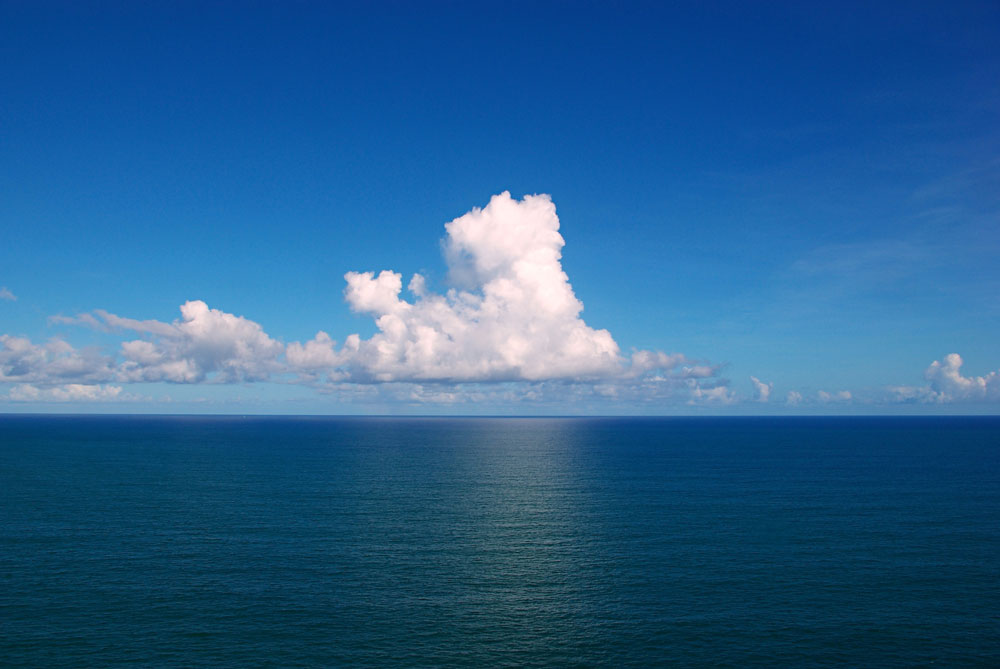
#> input picture images/ocean_day.jpg, 1000 x 669 px
$ python sample.py
#> lines starting #> are read from the running program, lines starting #| are printed output that depends on the picture
import numpy as np
import cv2
import matplotlib.pyplot as plt
import time

# [51 lines left out: function rgb2lab, not called in this run]


def color_transfer_orginal(source, target, clip=True, preserve_paper=True):
    """
    Color transfer the image's colour characteristics from target into source.
    Converting color space with OpenCV package.

    :param source: source image in Numpy array datatype
    :param target: target image in Numpy array datatype
    :param preserve_paper: scale by the standard deviations in boolean datatype
            (statistics and color correction section on the paper)
    :param clip: scale down the color brightness in boolean datatype

    :return:

    clip: Should components of L*a*b* image be scaled by np.clip before
    	converting back to BGR color space?
    	If False then components will be min-max scaled appropriately.
    	Clipping will keep target image brightness truer to the input.
    	Scaling will adjust image brightness to avoid washed out portions
    	in the resulting color transfer that can be caused by clipping.
    preserve_paper: Should color transfer strictly follow methodology
    	layed out in original paper? The method does not always produce
    	aesthetically pleasing results.
    	If False then L*a*b* components will scaled using the reciprocal of
    	the scaling factor proposed in the paper.  This method seems to produce
    	more consistently aesthetically pleasing results
    Returns:
    transfer = NumPy array
    	OpenCV image (w, h, 3) NumPy array (uint8)
    """
    # convert the images from the RGB to L*ab* color space, being
    # sure to utilizing the floating point data type (note: OpenCV
    # expects floats to be 32-bit, so use that instead of 64-bit)
    source = cv2.cvtColor(source, cv2.COLOR_BGR2LAB).astype("float32")
    target = cv2.cvtColor(target, cv2.COLOR_BGR2LAB).astype("float32")

    # compute color statistics for the source and target images
    (lMeanSrc, lStdSrc, aMeanSrc, aStdSrc, bMeanSrc, bStdSrc) = image_stats(source)
    (lMeanTar, lStdTar, aMeanTar, aStdTar, bMeanTar, bStdTar) = image_stats(target)

    # subtract the means from the target image
    (l, a, b) = cv2.split(target)
    l -= lMeanTar
    a -= aMeanTar
    b -= bMeanTar

    if preserve_paper:
        # scale by the standard deviations using paper proposed factor
        l = (lStdTar / lStdSrc) * l
        a = (aStdTar / aStdSrc) * a
        b = (bStdTar / bStdSrc) * b
    else:
        # scale by the standard deviations using reciprocal of paper proposed factor
        l = (lStdSrc / lStdTar) * l
        a = (aStdSrc / aStdTar) * a
        b = (bStdSrc / bStdTar) * b

    # add in the source mean
    l += lMeanSrc
    a += aMeanSrc
    b += bMeanSrc

    # clip/scale the pixel intensities to [0, 255] if they fall outside this range
    l = _scale_array(l, clip=clip)
    a = _scale_array(a, clip=clip)
    b = _scale_array(b, clip=clip)

    # merge the channels together and convert back to the RGB color
    # space, being sure to utilize the 8-bit unsigned integer data
    # type
    transfer = cv2.merge([l, a, b])
    transfer = cv2.cvtColor(transfer.astype("uint8"), cv2.COLOR_LAB2BGR)

    # return the color transferred image
    return transfer


def image_stats(image):
    """
	Parameters:
	-------
	image: NumPy array
		OpenCV image in L*a*b* color space
	Returns:
	-------
	Tuple of mean and standard deviations for the L*, a*, and b*
	channels, respectively
	"""
    # compute the mean and standard deviation of each channel
    (l, a, b) = cv2.split(image)
    (lMean, lStd) = (l.mean(), l.std())
    (aMean, aStd) = (a.mean(), a.std())
    (bMean, bStd) = (b.mean(), b.std())

    # return the color statistics
    return (lMean, lStd, aMean, aStd, bMean, bStd)


# [26 lines left out: function _min_max_scale, not called in this run]


def _scale_array(arr, clip=True):
    """
	Trim NumPy array values to be in [0, 255] range with option of
	clipping or scaling.
	Parameters:
	-------
	arr: array to be trimmed to [0, 255] range
	clip: should array be scaled by np.clip? if False then input
		array will be min-max scaled to range
		[max([arr.min(), 0]), min([arr.max(), 255])]
	Returns:
	-------
	NumPy array that has been scaled to be in [0, 255] range
	"""
    if clip:
        scaled = np.clip(arr, 0, 255)
    else:
        scale_range = (max([arr.min(), 0]), min([arr.max(), 255]))
        scaled = _min_max_scale(arr, new_range=scale_range)

    return scaled

source_path = "images/ocean_day.jpg"
target_path = "images/ocean_sunset.jpg"
transfer_path = "images/transfer.png"
# source_path = "images/autumn.jpg"
# target_path = "images/fallingwater.jpg"
source = cv2.imread(source_path, cv2.IMREAD_COLOR)
#> source is the input picture: shape (669, 1000, 3); mean B, G, R 143.2, 96.6, 41.3
target = cv2.imread(target_path, cv2.IMREAD_COLOR)
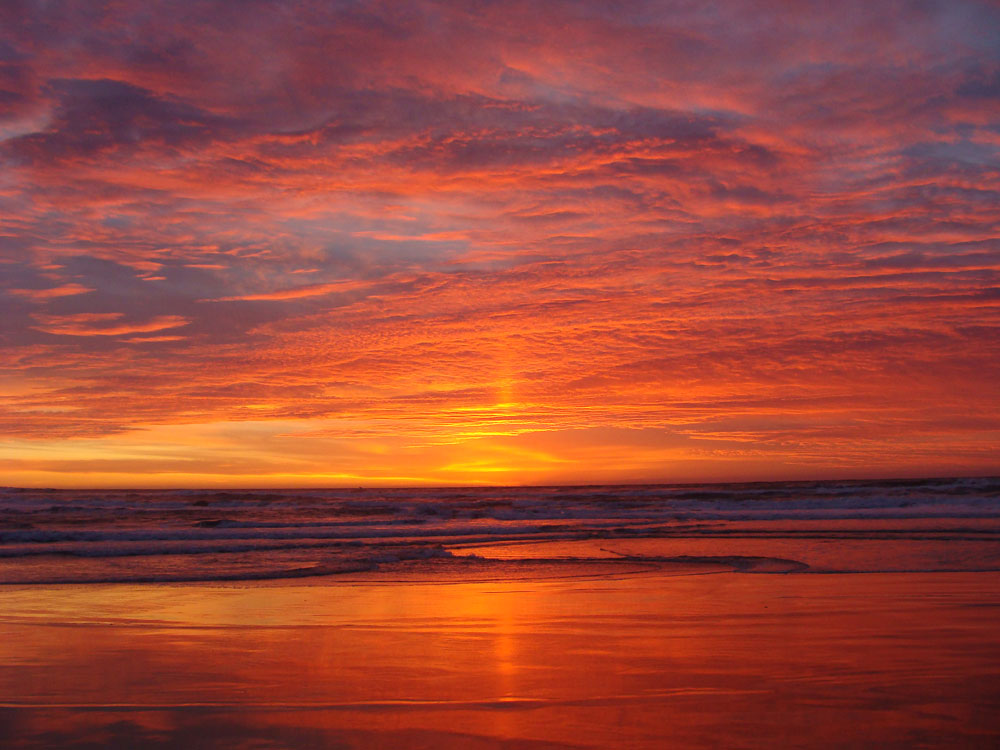
#> input picture images/ocean_sunset.jpg, 1000 x 750 px
#> target is the input picture: shape (750, 1000, 3); mean B, G, R 57, 70.1, 152.7
transfer_bgr = color_transfer_orginal(source, target, clip=True, preserve_paper=True)
#> in image_stats, `(l, a, b) = cv2.split(image)`:
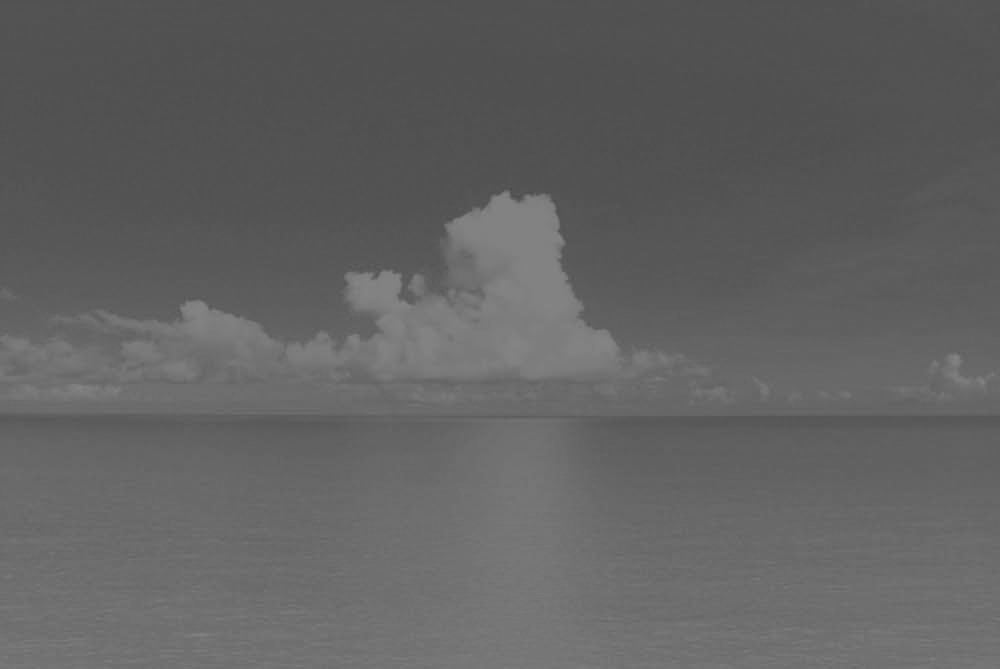
#> b: shape (669, 1000) float32; min 74, max 136, mean 97.7
#> in image_stats, `(lMean, lStd) = (l.mean(), l.std())`: lMean = 100.5; lStd = 45
#> in image_stats, `(aMean, aStd) = (a.mean(), a.std())`: aMean = 128.5; aStd = 7.67
#> in image_stats, `(bMean, bStd) = (b.mean(), b.std())`: bMean = 97.71; bStd = 14.03
#> in color_transfer_orginal, `(lMeanSrc, lStdSrc, aMeanSrc, aStdSrc, bMeanSrc, bStdSrc) = image_stat..`: lMeanSrc = 100.5; lStdSrc = 45; aMeanSrc = 128.5; aStdSrc = 7.67; bMeanSrc = 97.71; bStdSrc = 14.03
#> in image_stats (call 2), `(l, a, b) = cv2.split(image)`:
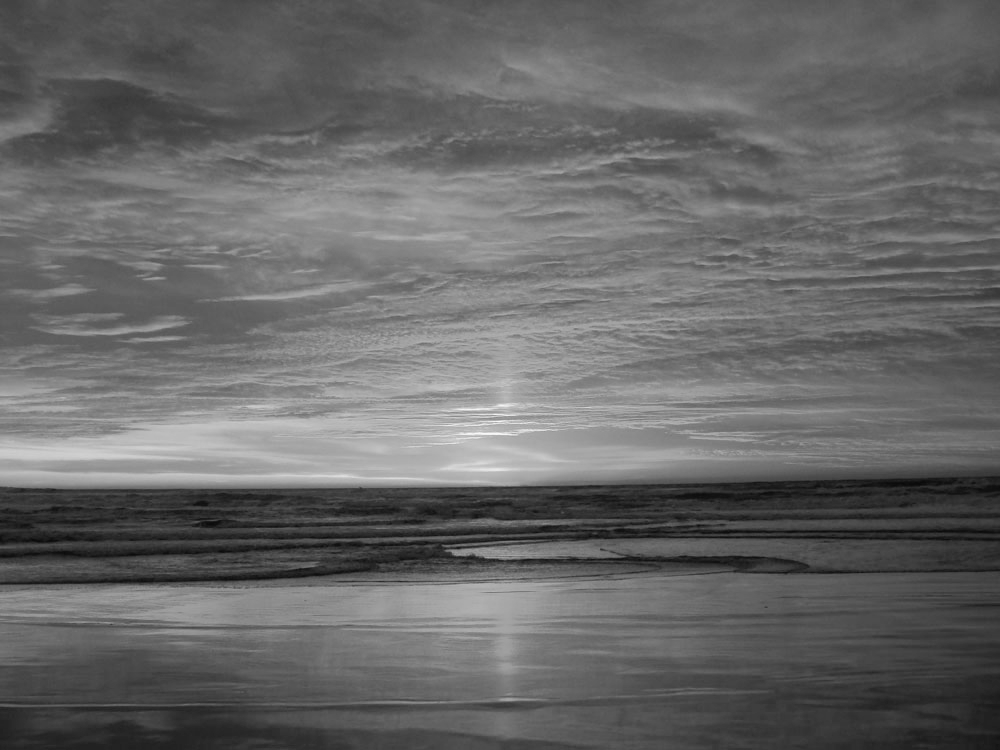
#> l: shape (750, 1000) float32; min 9, max 248, mean 103
#> in image_stats (call 2), `(l, a, b) = cv2.split(image)`:
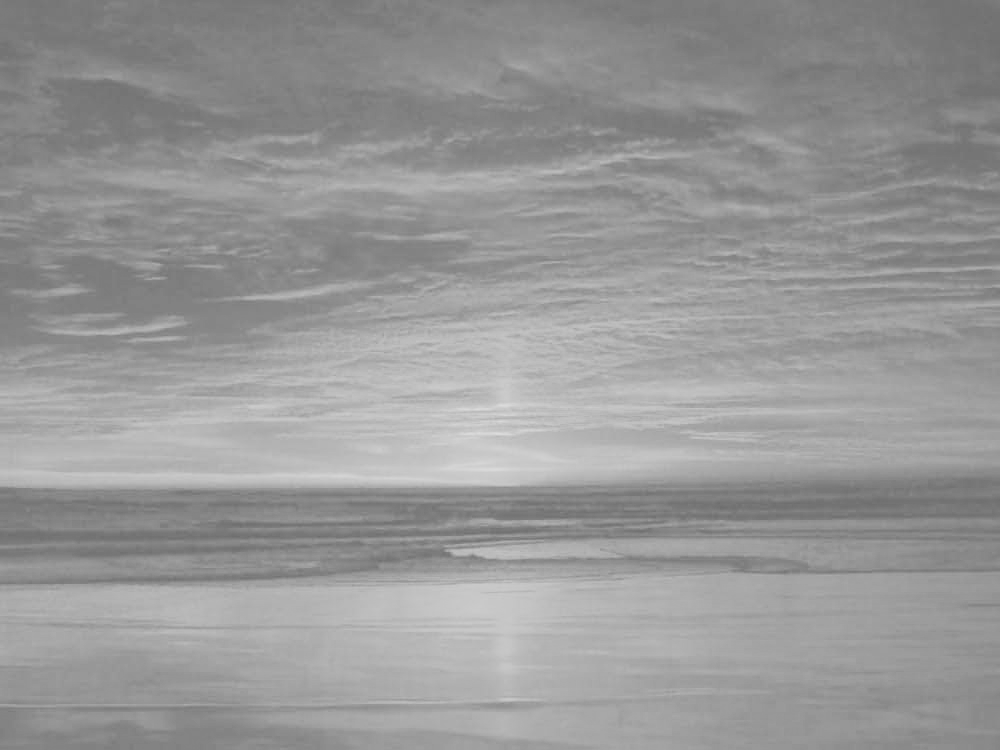
#> b: shape (750, 1000) float32; min 108, max 221, mean 151.4
#> in image_stats (call 2), `(lMean, lStd) = (l.mean(), l.std())`: lMean = 103; lStd = 35.71
#> in image_stats (call 2), `(aMean, aStd) = (a.mean(), a.std())`: aMean = 161.5; aStd = 11.82
#> in image_stats (call 2), `(bMean, bStd) = (b.mean(), b.std())`: bMean = 151.4; bStd = 21.12
#> in color_transfer_orginal, `(lMeanTar, lStdTar, aMeanTar, aStdTar, bMeanTar, bStdTar) = image_stat..`: lMeanTar = 103; lStdTar = 35.71; aMeanTar = 161.5; aStdTar = 11.82; bMeanTar = 151.4; bStdTar = 21.12
#> in color_transfer_orginal, `b += bMeanSrc`:
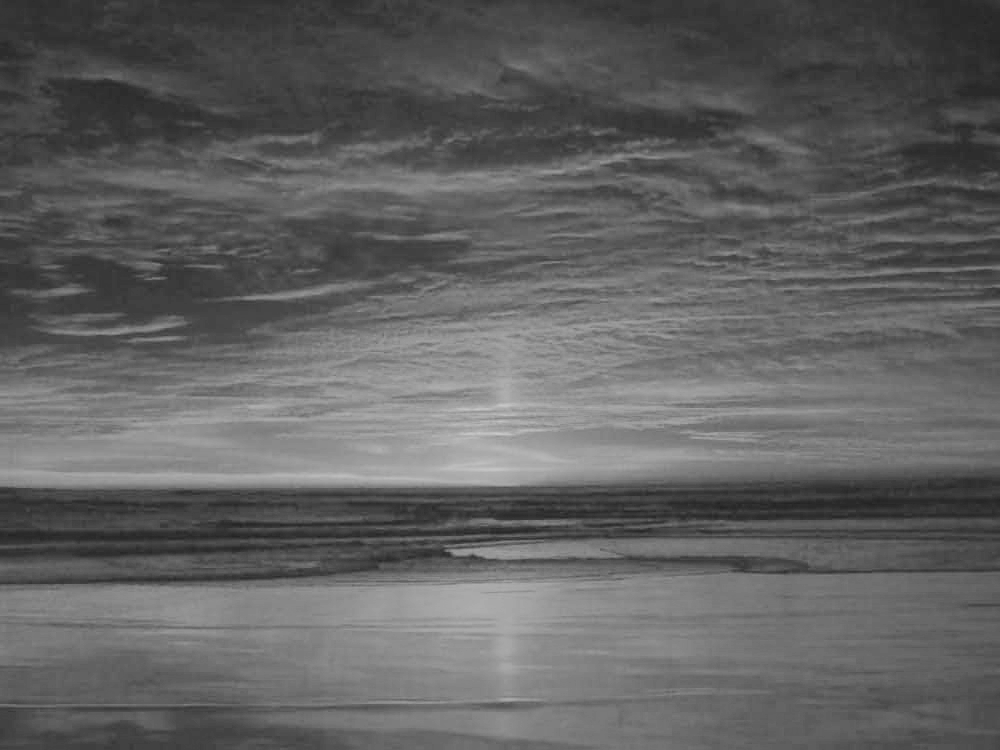
#> b: shape (750, 1000) float32; min 32.3, max 202.5, mean 97.7
#> in color_transfer_orginal, `transfer = cv2.cvtColor(transfer.astype("uint8"), cv2.COLOR_LAB2BGR)`:
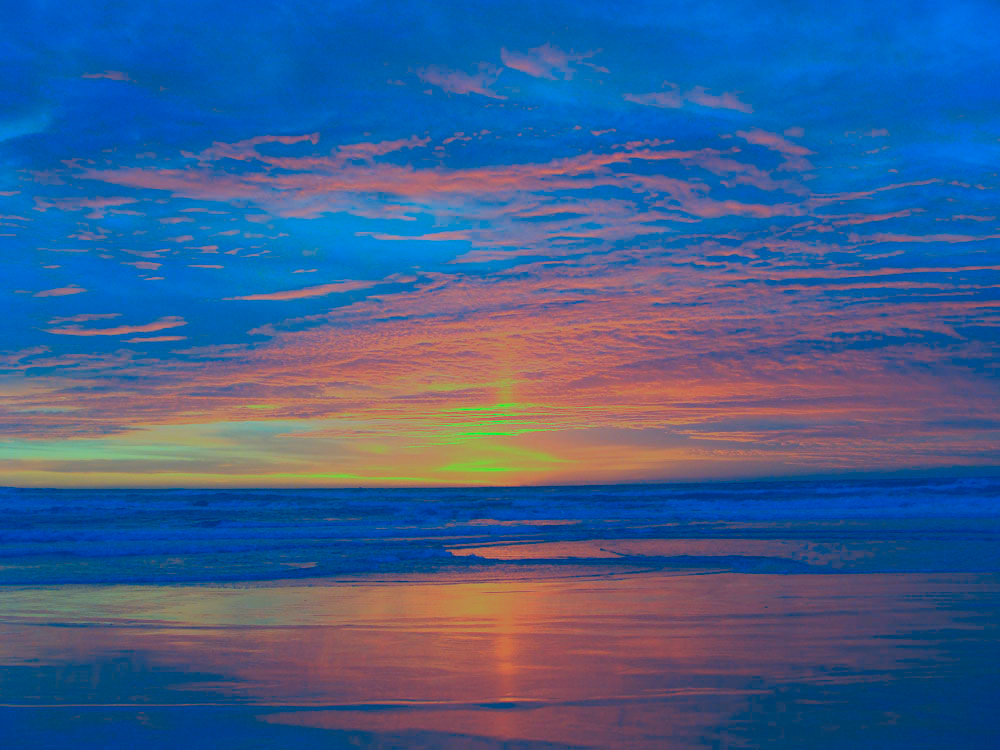
#> transfer: shape (750, 1000, 3); mean B, G, R 142, 94.6, 63.1
transfer_rgb = cv2.cvtColor(transfer_bgr, cv2.COLOR_BGR2RGB)
cv2.imwrite(transfer_path, transfer_rgb)
